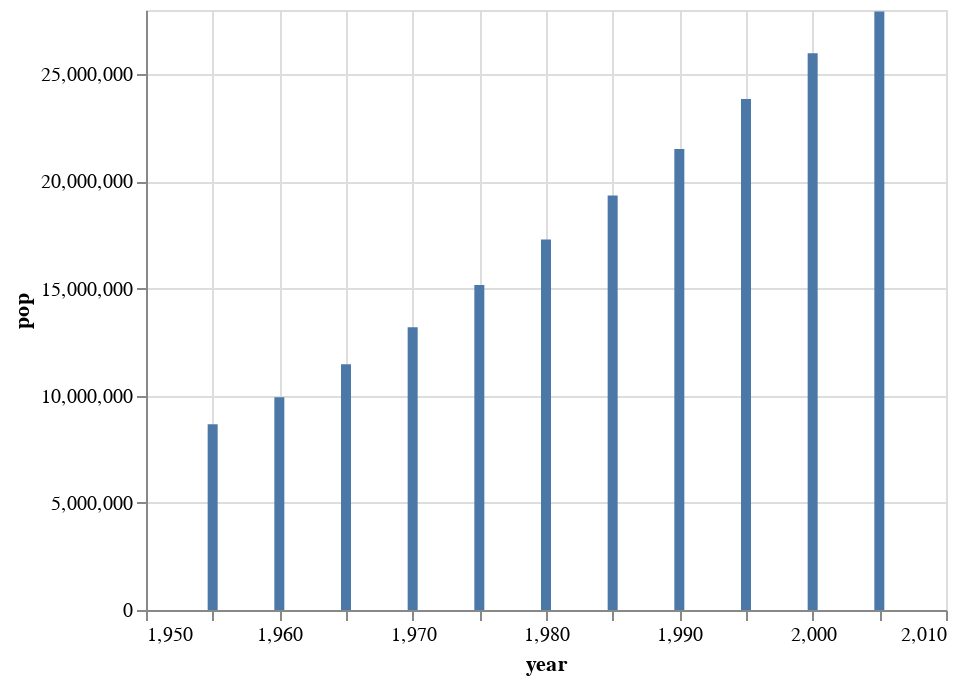

Notebook source saved alongside this figure:
### Markdown cell above
* Genero el grafico con la nueva base filtrada

### Code cell
alt.Chart(datosdemipais).mark_bar().encode(
    x = 'year',
    y = 'pop'
)

### Figure 1 — Vega-Lite specification as saved in the notebook (floating-point values rounded to 4 significant figures)
{"config": {"view": {"continuousWidth": 400, "continuousHeight": 300}}, "data": {"name": "data-039d72737d678ea4f743cc3d7515dffe"}, "mark": "bar", "encoding": {"x": {"type": "quantitative", "field": "year"}, "y": {"type": "quantitative", "field": "pop"}}, "$schema": "https://vega.github.io/schema/vega-lite/v4.8.1.json", "datasets": {"data-039d72737d678ea4f743cc3d7515dffe": [{"year": 1955, "country": "Peru", "cluster": 3, "pop": 8671500, "life_expect": 46.26, "fertility": 6.853}, {"year": 1960, "country": "Peru", "cluster": 3, "pop": 9931000, "life_expect": 49.1, "fertility": 6.853}, {"year": 1965, "country": "Peru", "cluster": 3, "pop": 11467300, "life_expect": 51.45, "fertility": 6.56}, {"year": 1970, "country": "Peru", "cluster": 3, "pop": 13192800, "life_expect": 55.45, "fertility": 6.0}, {"year": 1975, "country": "Peru", "cluster": 3, "pop": 15161199, "life_expect": 58.45, "fertility": 5.378}, {"year": 1980, "country": "Peru", "cluster": 3, "pop": 17295298, "life_expect": 61.41, "fertility": 4.65}, {"year": 1985, "country": "Peru", "cluster": 3, "pop": 19348926, "life_expect": 64.13, "fertility": 4.1}, {"year": 1990, "country": "Peru", "cluster": 3, "pop": 21511443, "life_expect": 66.46, "fertility": 3.7}, {"year": 1995, "country": "Peru", "cluster": 3, "pop": 23846388, "life_expect": 68.39, "fertility": 3.099}, {"year": 2000, "country": "Peru", "cluster": 3, "pop": 25979722, "life_expect": 69.91, "fertility": 2.7}, {"year": 2005, "country": "Peru", "cluster": 3, "pop": 27925628, "life_expect": 71.42, "fertility": 2.506}]}}
